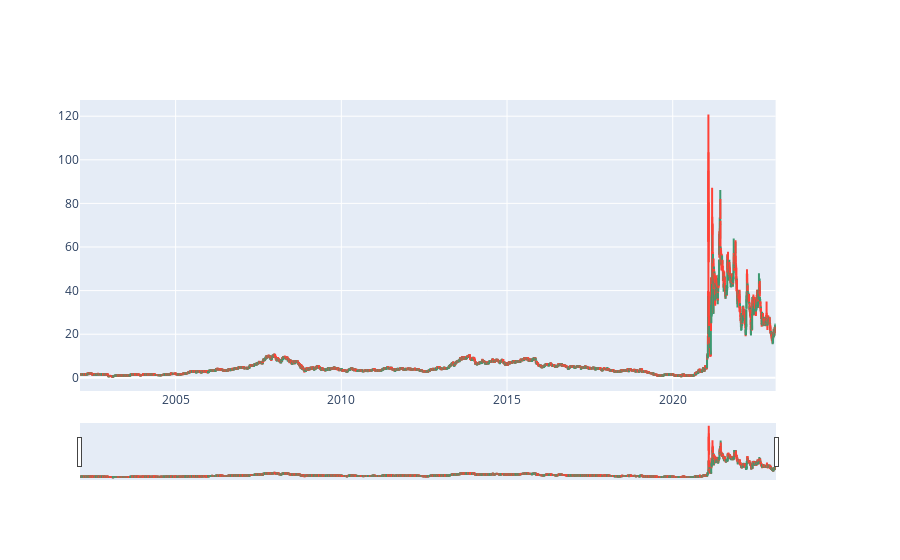

Source (notebook cell):
### Code cell
#Question 6: Plot GameStop Stock Graph
#Use the make_graph function to graph the GameStop Stock Data, also provide a title for the graph.
graph_gamestop = make_subplots(specs=[[{"secondary_y": True}]])
graph_gamestop.add_trace(
    go.Candlestick(
        x=gme_data['Date'],
        open = gme_data['Open'],
        close = gme_data['Close'],
        high = gme_data['High'],
        low = gme_data['Low'],
        name = 'Stock'
    ),
)

graph_gamestop.show()

### Figure 1 — Plotly figure (JSON) as saved in the notebook; plotly's stock layout.template omitted (floating-point values rounded to 4 significant figures; data arrays with more than 128 entries replaced by an {"elided": "..."} marker saying what was removed)
{"data": [{"close": {"elided": "5283 float values"}, "high": {"elided": "5283 float values"}, "low": {"elided": "5283 float values"}, "name": "Stock", "open": {"elided": "5283 float values"}, "type": "candlestick", "x": {"elided": "5283 str values"}}], "layout": {"xaxis": {"anchor": "y", "domain": [0, 0.94]}, "yaxis": {"anchor": "x", "domain": [0, 1]}, "yaxis2": {"anchor": "x", "overlaying": "y", "side": "right"}}}
